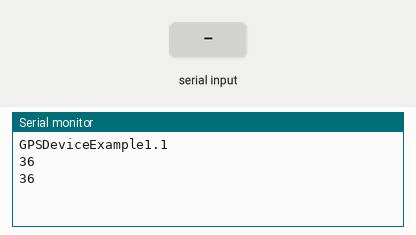
Simulated run of this sketch. Board: Arduino Uno, built with avr-gcc and run on an emulated ATmega328P. Shown: the last lines printed to the serial monitor. The inputs (shaded band) are chosen by the test bench.

Above: at 1.2 s.
1.3 s: "1" received over the second serial link
At 1.9 s:
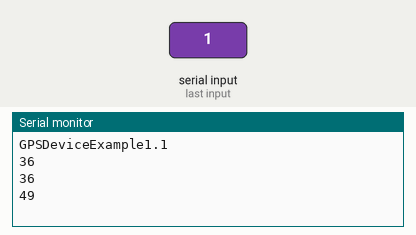
2.8 s: "0" received over the second serial link
At 3.7 s:
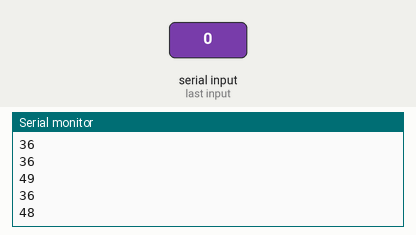
4.3 s: "2" received over the second serial link
At 4.9 s:
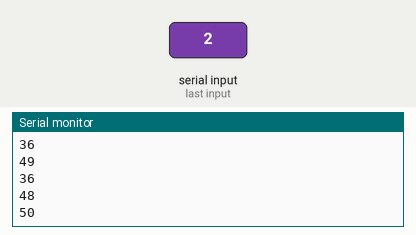
Timing chart, 0 to 7.3 s (numbered marks = the images above; inputs shaded):
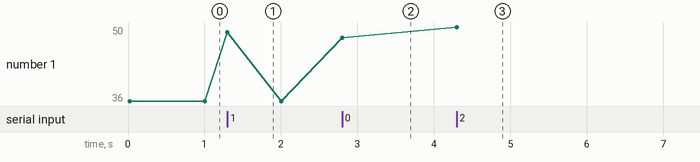

Measured:
- after the input at 1.3 s, the serial monitor: prints a new line at once (image 1)
- after the input at 2.8 s, the serial monitor: prints a new line at once (image 2)
- after the input at 4.3 s, the serial monitor: prints a new line at once (image 3)
- plotted number 1: 36 → 48 after the input at 2.8 s, 48 → 50 after the input at 4.3 s

The sketch:

GPSDeviceExample1.ino
```cpp
#include <TinyGPS++.h>
#include <SoftwareSerial.h>
/*
   This sample sketch demonstrates the normal use of a TinyGPS++ (TinyGPSPlus) object.
   It requires the use of SoftwareSerial, and assumes that you have a
   4800-baud serial GPS device hooked up on pins 4(rx) and 3(tx).
*/
static const int RXPin = 7, TXPin = 3;

// The TinyGPS++ object
TinyGPSPlus gps;

// The serial connection to the GPS device
SoftwareSerial ss(RXPin, TXPin);

void setup()
{
  Serial.begin(9600);
  while (!Serial) delay(100);
  ss.begin(4800);

  Serial.println(F("GPSDeviceExample1.1"));
  Serial.println();
}

void loop()
{
  // This sketch displays information every time a new sentence is correctly encoded.
  while (ss.available() > 0)
    Serial.println(ss.read());


//  if (millis() > 5000 && gps.charsProcessed() < 10)
//  {
//    Serial.println(F("No GPS detected: check wiring."));
//    while(true);
//  }
}

void displayInfo()
{
  Serial.print(F("Location: "));
  if (gps.location.isValid())
  {
    Serial.print(gps.location.lat(), 6);
    Serial.print(F(","));
    Serial.print(gps.location.lng(), 6);
  }
  else
  {
    Serial.print(F("INVALID"));
  }

  Serial.print(F("  Date/Time: "));
  if (gps.date.isValid())
  {
    Serial.print(gps.date.month());
    Serial.print(F("/"));
    Serial.print(gps.date.day());
    Serial.print(F("/"));
    Serial.print(gps.date.year());
  }
  else
  {
    Serial.print(F("INVALID"));
  }

  Serial.print(F(" "));
  if (gps.time.isValid())
  {
    if (gps.time.hour() < 10) Serial.print(F("0"));
    Serial.print(gps.time.hour());
    Serial.print(F(":"));
    if (gps.time.minute() < 10) Serial.print(F("0"));
    Serial.print(gps.time.minute());
    Serial.print(F(":"));
    if (gps.time.second() < 10) Serial.print(F("0"));
    Serial.print(gps.time.second());
    Serial.print(F("."));
    if (gps.time.centisecond() < 10) Serial.print(F("0"));
    Serial.print(gps.time.centisecond());
  }
  else
  {
    Serial.print(F("INVALID"));
  }

  Serial.println();
}
```
